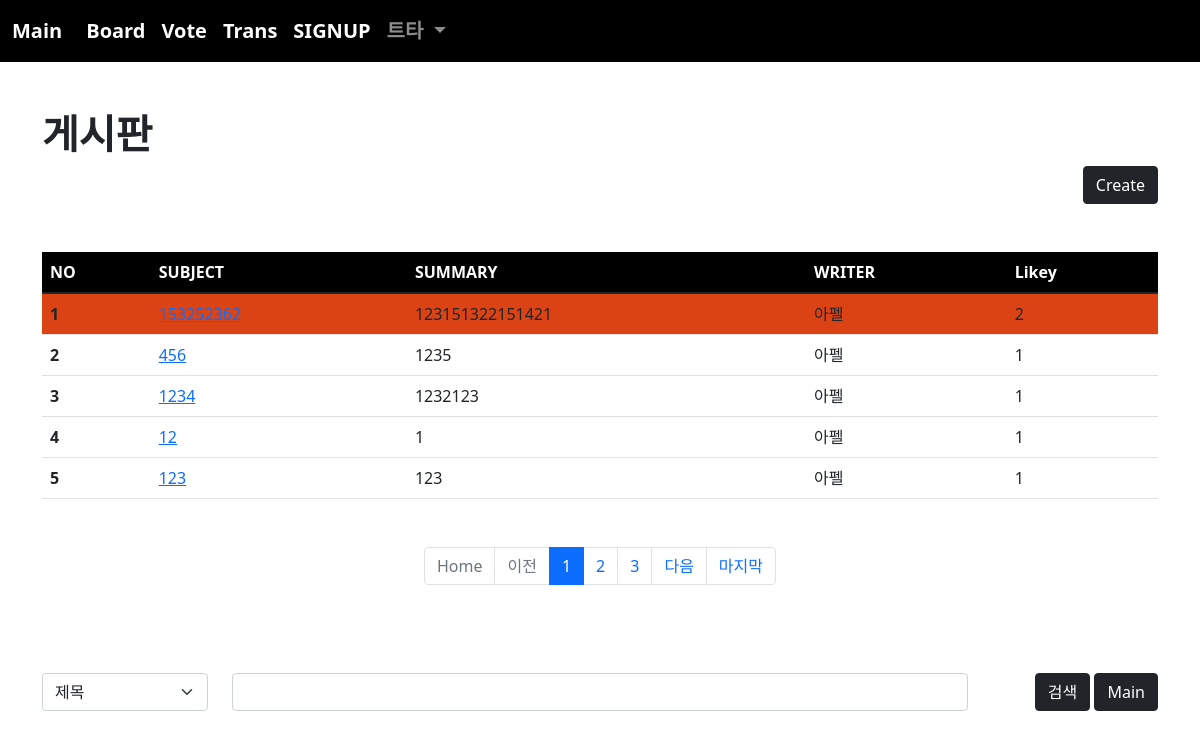
The page /board/index/ (signed in) on the database its author committed.
### acc/models.py (models this page shows, shortened)
class User(AbstractUser):
    pic = models.ImageField(upload_to="user/%y/%m")
    age = models.IntegerField(default=1)
    comment = models.TextField()

### board/models.py (models this page shows, shortened)
class Board(models.Model):
    subject = models.CharField(max_length=100)
    writer = models.ForeignKey(User, on_delete=models.CASCADE, related_name="writer") # 1:N 관계
    content = models.TextField()
    pubdate = models.DateTimeField()    # 최신 글 가장 위로
    likey = models.ManyToManyField(User, blank=True, related_name="likey")    # 투표 기능 할때!! N:N 관계
    def summary(self):
        if len(self.content) > 70:
            return f"{self.content[:70]}..."
        return self.content
    def hot(self):
        if self.likey.count() >=2:
            return True
        return False

### board/views.py (the view)
# urls.py: path('index/', views.index, name="index"),
def index(req):
    pg = req.GET.get("page", 1)
    b = Board.objects.all()
    cate = req.GET.get("cate","")
    ss = req.GET.get("ss","")
    if ss:
        if cate == "sub":
            b = Board.objects.filter(subject__startswith=ss)
        elif cate == "wri":
            try:
                from acc.models import User
                u = User.objects.get(username=ss)
                b = Board.objects.filter(writer=u)
            except:
                b = Board.objects.none() #아무것도 없는 레코드 설정할때
        elif cate == "con":
            b = Board.objects.filter(content__contains=ss)
        else:
            b = Board.objects.all()
    else:
        b = Board.objects.all()
    b = b.order_by('-pubdate')
    pag = Paginator(b,5)
    obj = pag.get_page(pg)
    context = {
        "bset" : obj,
        "ss" : ss,
        "cate" : cate,
    }
    return render(req, "board/index.html", context)

### templates/board/index.html (shortened to what this page needs)
{% extends 'base.html' %}
{% load mathfilters %}
{% block con %}
    <div class ="container mt-5 mb-5">
        <h1><b>게시판</b></h1>
        <div class="text-end">
            <a href="{% url 'board:create' %}" class="btn btn-dark">Create</a>
        </div>
        <table class="table table-hover mt-5">
            <thead style="background-color:black ; color: white;">
                <tr>
                    <th scope="col">NO</th>
                    <th scope="col">SUBJECT</th>
                    <th scope="col">SUMMARY</th>
                    <th scope="col">WRITER</th>
                    <th scope="col">Likey</th>
                </tr>
            </thead>
            <tbody>
            {% if bset %}
                {% for i in bset%}
                    <tr {% if i.hot %} style="background-color: rgb(219, 67, 21);" {% endif %}>
                        <th scope="row">{{ bset.start_index|add:forloop.counter0}}</th>
                        <td><a href="{% url 'board:detail' i.id %}">{{i.subject}}</a></td>
                        <td>{{i.summary}}</td>
                        <td>{{i.writer}}</td>
                        <td>{{i.likey.count}}</td>
                    </tr>
                {% endfor %}
            {% endif %}
            </tbody>
          </table>
        <nav aria-label="Page navigation example" class="mt-5">
            <ul class="pagination justify-content-center">
                {% if bset.has_previous %}
                    <li class="page-item">
                        <a class="page-link" href="{% url 'board:index' %}?page=1&ss={{ss}}&cate={{cate}}">Home</a>
                    </li>
                    <li class="page-item">
                        <a class="page-link" href="{% url 'board:index' %}?page={{ bset.previous_page_number }}&ss={{ss}}&cate={{cate}}">이전</a>
                    </li>
                {% else %}
                <li class="page-item disabled">
                    <a class="page-link">Home</a>
                </li>
                <li class="page-item disabled">
                    <a class="page-link">이전</a>
                </li>
                {% endif %}
                {% for i in bset.paginator.page_range %}
                    {% if i >= bset.number|sub:5 and bset.number|add:4 >= i %}
                        <li class="page-item {% if i == bset.number%} active {% endif %}"><a class="page-link" href="{% url 'board:index' %}?page={{i}}&ss={{ss}}&cate={{cate}}">{{i}}</a></li>
                    {% endif %}
                {% endfor %}
                {% if bset.has_next %}
                    <li class="page-item">
                        <a class="page-link" href="{% url 'board:index' %}?page={{ bset.next_page_number }}&ss={{ss}}&cate={{cate}}">다음</a>
                    </li>
                    <li class="page-item">
                        <a class="page-link" href="{% url 'board:index' %}?page={{ bset.paginator.num_pages }}&ss={{ss}}&cate={{cate}}">마지막</a>
                    </li>
                {% endif %}
            </ul>
        </nav>
        <br><br>
            <form>
                <div class="row mt-4">
                    <div class="col-lg-2 text-end">
                            <select class="form-select mb-3" name ="cate" aria-label=".form-select-lg example">
                                <option value="sub" {% if cate == "sub"%} selected {% endif %}>제목</option>
                            </select>
                    </div>
                    <div class="col-lg-8 text-end">
                        <input type ="text" name="ss" class="form-control" value="{{ss}}">
                    </div>
                    <div class="col-lg-2 text-end">
                        <button class="btn btn-dark">검색</button>
                        <a href="{% url 'board:index' %}" class="btn btn-dark">Main</a>
                    </div>
                </div>
            </form>
    </div>
{% endblock %}

### templates/base.html (shortened to what this page needs)
<!doctype html>
<html lang="en">
    <head>
        <link href="https://cdn.jsdelivr.net/npm/bootstrap@5.1.3/dist/css/bootstrap.min.css" rel="stylesheet">
    </head>
    <body>
        {% if user.is_authenticated %}
        <nav class="navbar navbar-expand-lg navbar-dark" style="background-color: rgb(0, 0, 0); font-size: 20px; font-weight: bold;">
            <div class="container-fluid">
                <a class="navbar-brand" href="{% url 'acc:index' %}">Main</a>
                <div class="collapse navbar-collapse" id="navbarSupportedContent">
                    <ul class="navbar-nav me-auto mb-2 mb-lg-0">
                        <li class="nav-item">
                            <a class="nav-link active" aria-current="page" href="{% url 'board:index' %}">Board</a>
                        </li>
                        <li class="nav-item">
                            <a class="nav-link active" aria-current="page" href="{% url 'vote:index' %}">Vote</a>
                        </li>
                        <li class="nav-item">
                            <a class="nav-link active" aria-current="page" href="{% url 'trans:index' %}">Trans</a>
                        </li>
                        <li class="nav-item">
                            <a class="nav-link active" aria-current="page" href="{% url 'acc:signup' %}">SIGNUP</a>
                        </li>
                        <li class="nav-item dropdown">
                            <a class="nav-link dropdown-toggle" href="#" id="navbarDropdown" role="button" data-bs-toggle="dropdown" aria-expanded="false">
                                {{user}}
                            </a>
                        </li>
                    </ul>
                </div>
            </div>
        </nav>
    {% endif %}
    {% if user.is_authenticated %}
        {% block con %}{% endblock %}
    {% endif %}
    </body>
</html>

### rows shown on the page
User: username "트타"
Board: start_index|add "1", summary "123151322151421", writer "아펠", likey.count "2"
Board: start_index|add "2", subject "456", summary "1235", writer "아펠", likey.count "1"
Board: start_index|add "3", subject "1234", summary "1232123", writer "아펠", likey.count "1"
Board: start_index|add "4", subject "12", summary "1", writer "아펠", likey.count "1"
Board: start_index|add "5", subject "123", summary "123", writer "아펠", likey.count "1"

### other values the page prints
{{ i }} "1" "2" "3"
